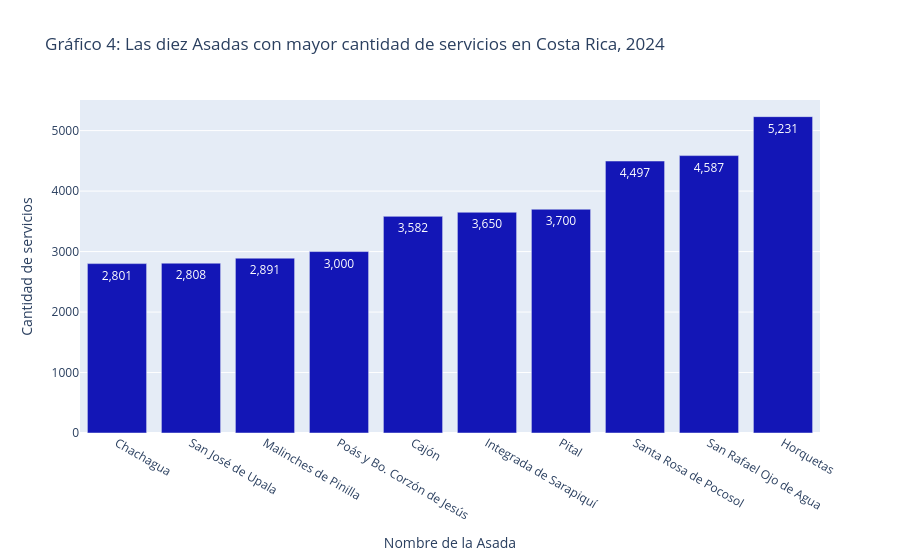

The cell this chart's notebook holds for it:
### Markdown cell above
El Gráfico 3 muestra datos interesantes. En primer lugar, si bien es la provincia que menos Asadas tiene (42) y que abasteces menos servicios y población total, Heredia posee la mayor cantidad de servicios y población abastecida por Asada en el país. Este resultado es una mezcla de entes que están en zonas bastante urbanizadas, así como operadores que están en zona rural, pero cubren una gran extensión, y por ende tienen muchos servicios y abastecen a una gran cantidad de personas.

Caso contrario es el de Guanacaste. Si bien esta es la segunda provincia con más Asadas (299), su cantidad promedio de servicios y habitantes abastecidos es la menor del pais. Lo anterior indica que muchas de sus Asadas son pequeñas, lo cual es un reto a la hora de dar el servicio de agua potable, puesto que la operación de este recurso es costosa; la baja cantidad de servicios y personas hace que los ingresos para esta operación no sean los ideales, más con el agravante de ser una de las provincias con mayor escasez del recurso hídrico.

Finalmente, Alajuela es la segunda en promedio de servicios y personas abastecidas, siguiendo la línea de ser la provincia con más Asadas, servicios y población abastecida. Esto denota que estos operadores tienen una extensión considerable, abasteciendo a un número importante de abonados.

### Code cell
# Generación Gráfico 4

top10_asadas = asadas_limpio.sort_values("Servicios_abastecidos", ascending=False).head(10)

top10_asadas["Nom_corto"] = ["Horquetas", "San Rafael Ojo de Agua", "Santa Rosa de Pocosol", "Pital", "Integrada de Sarapiquí", "Cajón", "Poás y Bo. Corzón de Jesús", "Malinches de Pinilla", "San José de Upala", "Chachagua"]

fig4 = px.bar(
    top10_asadas.sort_values("Servicios_abastecidos"),
    x="Nom_corto",
    y="Servicios_abastecidos",
    color_discrete_sequence=["#1316B6"],
    title="Gráfico 4: Las diez Asadas con mayor cantidad de servicios en Costa Rica, 2024",
    labels={"Servicios_abastecidos": "Cantidad de servicios", "Nom_corto": "Nombre de la Asada", "Provincia": "Provincia"},
    text_auto=",.0f"
)

fig4.show()

### Figure 1 — Plotly figure (JSON) as saved in the notebook; plotly's stock layout.template omitted (floating-point values rounded to 4 significant figures)
{"data": [{"hovertemplate": "Nombre de la Asada=%{x}<br>Cantidad de servicios=%{y}<extra></extra>", "legendgroup": "", "marker": {"color": "#1316B6", "pattern": {"shape": ""}}, "name": "", "orientation": "v", "showlegend": false, "textposition": "auto", "texttemplate": "%{y:,.0f}", "type": "bar", "x": ["Chachagua", "San José de Upala", "Malinches de Pinilla", "Poás y Bo. Corzón de Jesús", "Cajón", "Integrada de Sarapiquí", "Pital", "Santa Rosa de Pocosol", "San Rafael Ojo de Agua", "Horquetas"], "xaxis": "x", "y": [2801.0, 2808.0, 2891.0, 3000.0, 3582.0, 3650.0, 3700.0, 4497.0, 4587.0, 5231.0], "yaxis": "y"}], "layout": {"barmode": "relative", "legend": {"tracegroupgap": 0}, "title": {"text": "Gráfico 4: Las diez Asadas con mayor cantidad de servicios en Costa Rica, 2024"}, "xaxis": {"anchor": "y", "domain": [0, 1], "title": {"text": "Nombre de la Asada"}}, "yaxis": {"anchor": "x", "domain": [0, 1], "title": {"text": "Cantidad de servicios"}}}}
